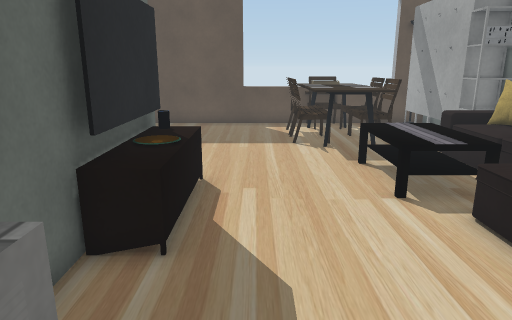
View 1 (above)

19 first-person views from a walk through a scene from a Unity 3-D project. The camera is 1.5 m above the floor, tilts 14° down and sees 70° across. The floor is counted in squares, 0.5 m on a side. Each view is taken from the middle of a square. On the plan, view 1 faces up. The plan holds only what a view shows up to about 20 squares ahead; the rest is blank. The place goes on beyond the plan. Some surface patterns are stand-ins.

View 2
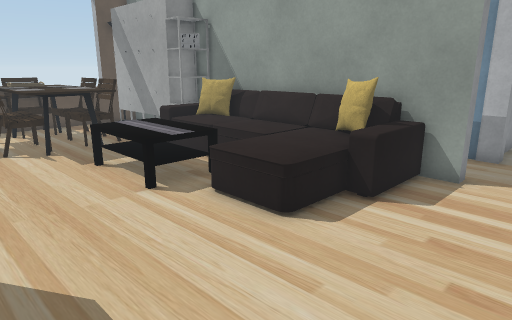

View 3
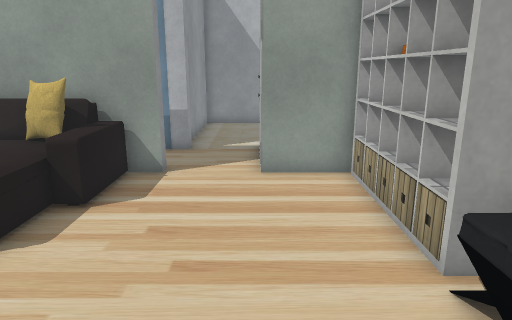

View 4
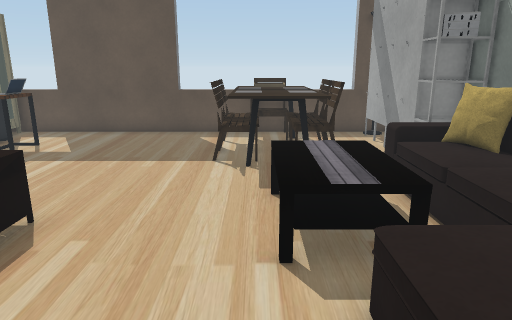

View 5
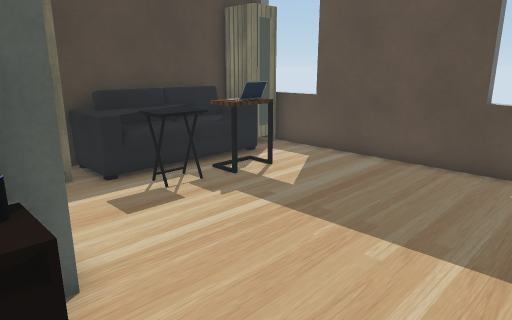

View 6
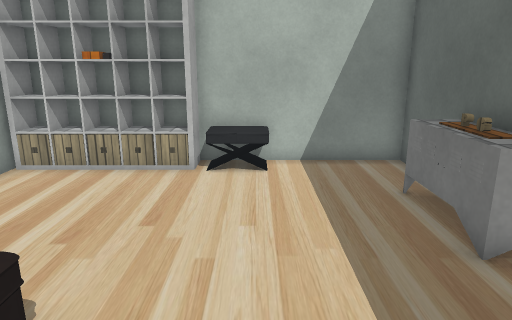

View 7
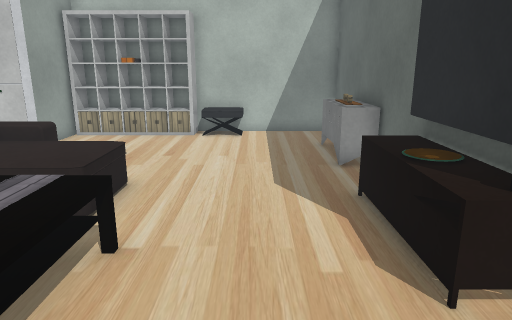

View 8
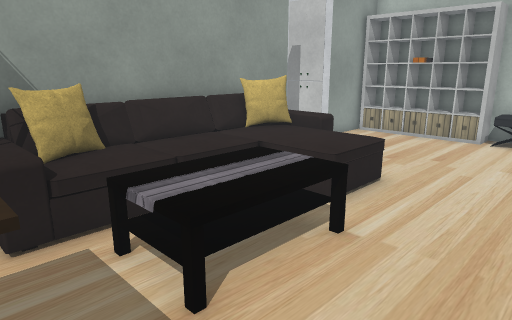

View 9
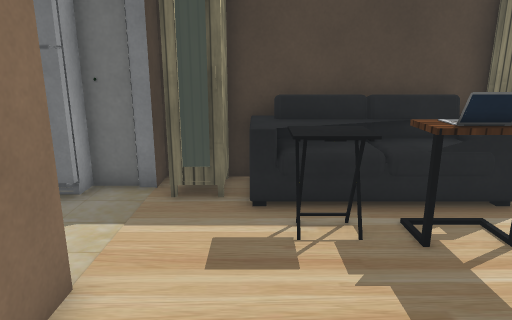

View 10
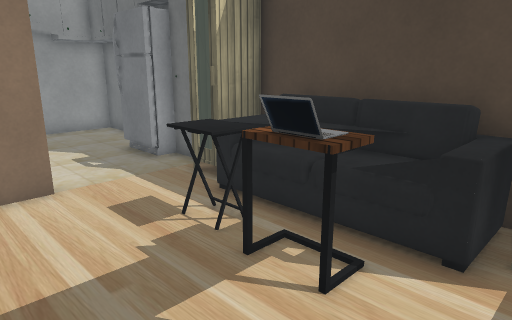

View 11
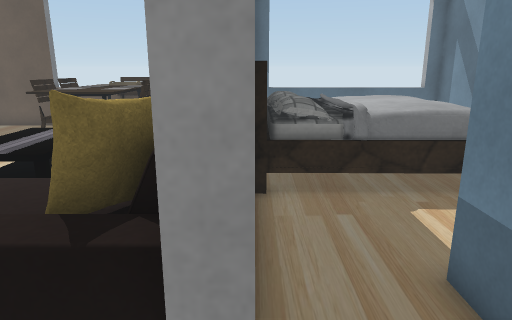

View 12
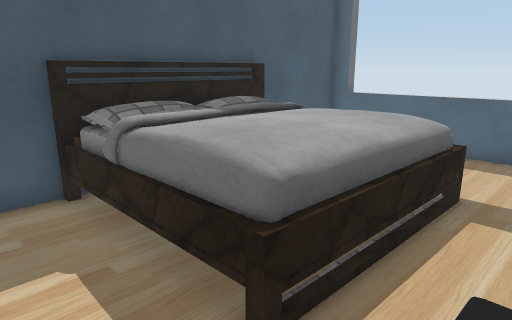

View 13
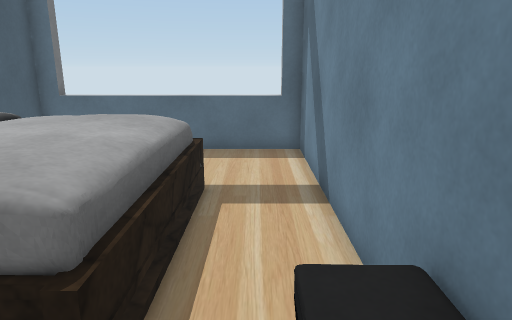

View 14
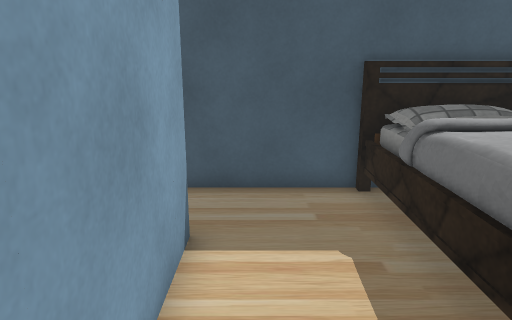

View 15
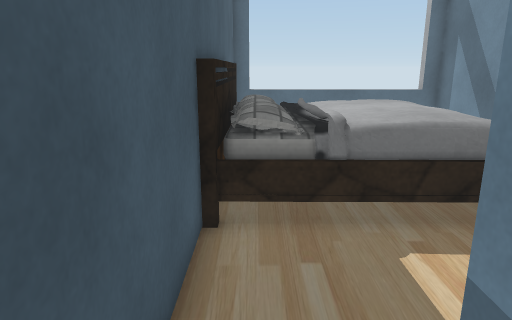

View 16
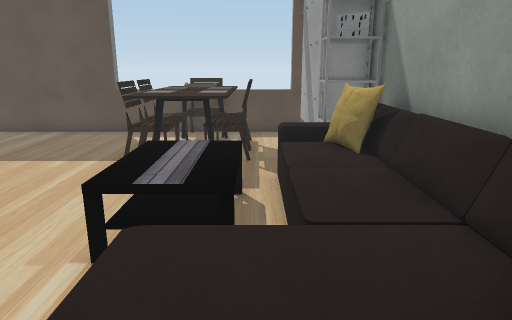

View 17
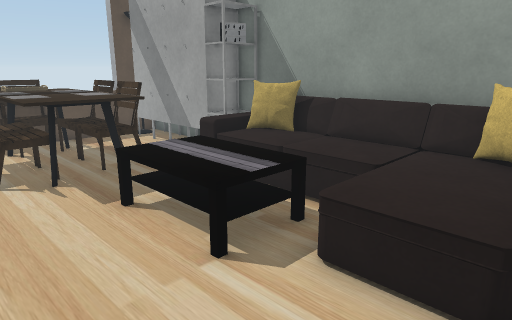

View 18
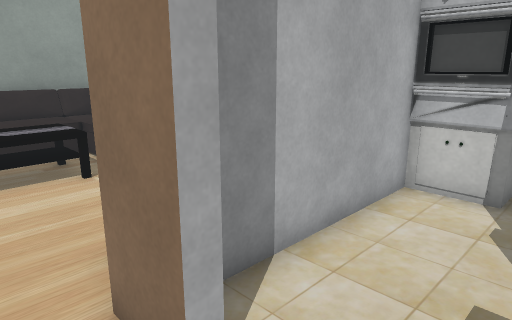

View 19
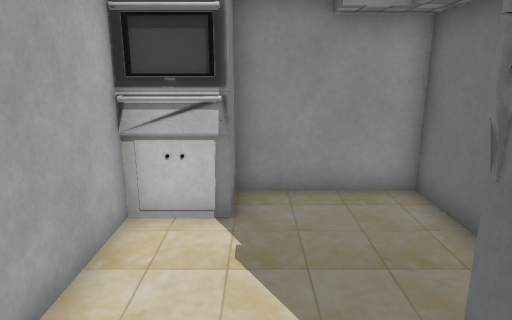

### Floor plan
Key: @ floor where view 1 was taken; # wall or solid block; . floor; = window, fence, low wall or low ledge; ^ raised ledge; C chair; A cabinet; B bed; S sofa; T table; U cupboard; H shelf; F fridge; O other object.
Columns run from 10 left of view 1 to 20 right of it. Each row starts with its distance up from view 1.
 21  ===######===##===####=======##
 20  ##......... #C^  AA#         #
 19 ##O.........^^^^..A #     ....#
 18 OOOOO.......C^^CC.AA#     ....#
 17 OOOOO.......C^^CC.AA#     ....#
 16 OOOOO.......C^^CC.A # B   BB..#
 15 OOOOO.......C^^CC.A BBBBBBBB..#
 14 OOOOO.......^^^^..AABBBBBBBB..#
 13 #OO..............SAABBBBBBBB..#
 12 ###..........TTTTSSSBBBBBBBB..#
 11 ###..........TTTTSSSBBBBBBBB. #
 10 ##....##O....TTTTSSS#BBBBBBBOO#
  9  #F....#O....TTTTSSS#...... OO#
  8   F....#O....TTTTSSS#.....
  7   F....#O.....SSSSSS#.....  ..
  6  ......#O.....SSSSSS#..#####
  5  ......#......SSSSSS#..#
  4 #......#.........SSS#  #
  3 #...####U..........##..########
  2 #.  ####U.....................#
  1 ####   #U.....................#
  0        #U.@.........^## ......#
 -1        #U.......... ^
 -2        #........... ^
 -3        #....OOHHHHHH#
 -4        ##############

Positions as (right, up) in squares from view 1, and headings:
1: (0, 0), facing up
2: (-1, 0), facing up-right
3: (-1, 0), facing right
4: (3, 3), facing up
5: (2, 9), facing up-left
6: (2, 8), facing down
7: (1, 14), facing down
8: (0, 14), facing down-right
9: (0, 13), facing left
10: (-2, 20), facing down-left
11: (10, 1), facing up
12: (19, 7), facing up-left
13: (18, 7), facing up
14: (19, 7), facing left
15: (11, 3), facing up
16: (6, 3), facing up
17: (0, 4), facing up-right
18: (-7, 12), facing down-right
19: (-6, 10), facing down
